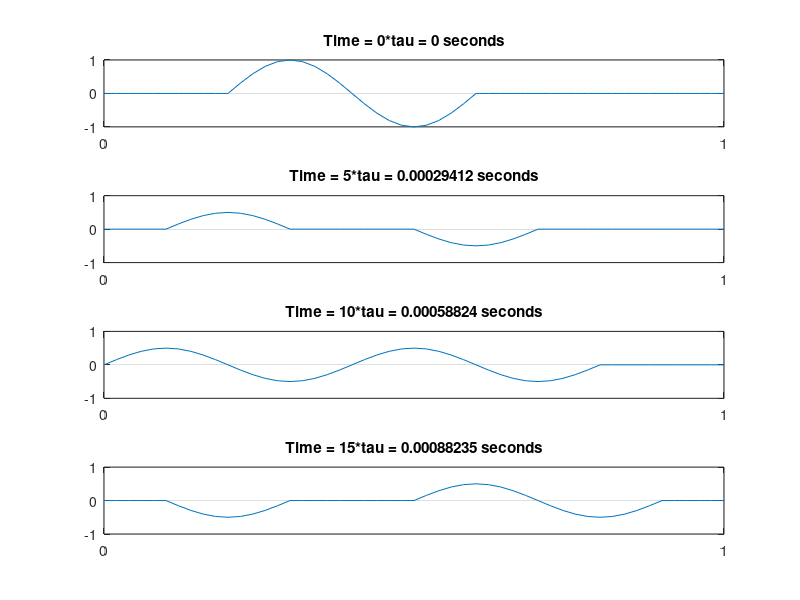
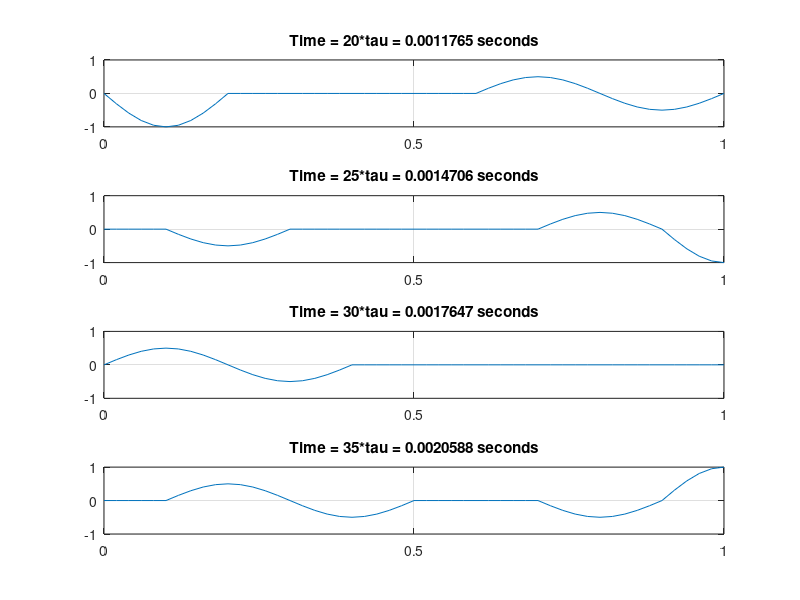
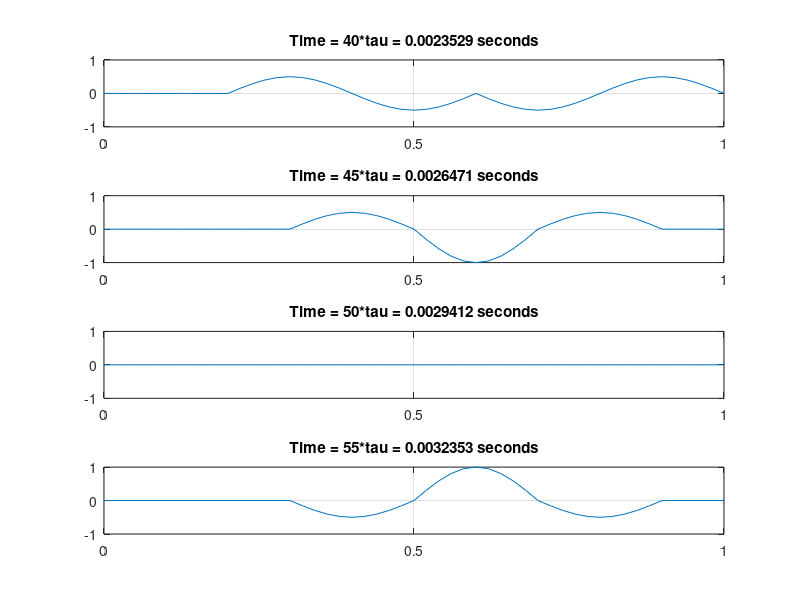
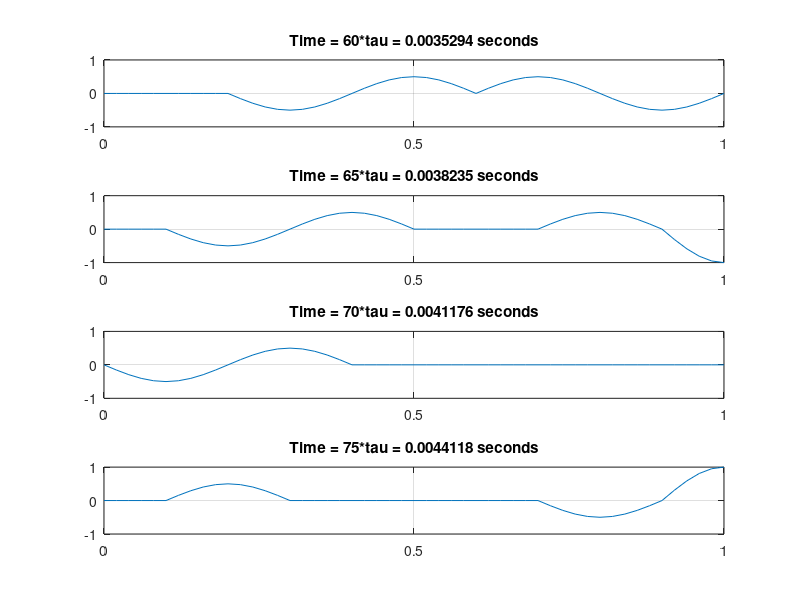

Reproduce these figures in MATLAB, in order.
%                       ***** PROGRAM 2.8 *****                            

% LEAPFROG METHOD IS USED TO STUDY THE PROPAGATION OF A SINUSOIDAL WAVELET
% IN A TUBE WITH LEFT END CLOSED AND RIGHT END OPEN TO THE ATMOSPHERE
% Reference: Computational Fluid Mechanics by Example (Biringen and Chow; Wiley 2011)

clc;
clf;
clear all;
format short e;

M = 51;
JMAX = 116;


F = zeros(M,1);
G = zeros(M,1);
U = zeros(M,JMAX);



% ***** ASSIGN INPUT DATA *****

A = 340.;
H = 0.02;
NT = 5;
TAU = H / A;


% ***** DEFINE FUNCTIONS F AND G *****

for I=1:M
    F(I) = 0.0;
    G(I) = 0.0;
    if (I >= 11 && I <= 31)
        F(I) = sin( 5.*pi*((I-1)*H-0.2) );
    end
end


% ***** ASSIGN INITIAL CONDITION TO U *****

for I=1:M
    U(I,1) = F(I);
end


% ***** ASSIGN BOUNDARY CONDITION AT THE CLOSED LEFT END *****

for J=2:JMAX
    U(1,J) = 0.0;
end


% ***** COMPUTE SOLUTION AT J=2 USING STARTING FORMULAE (2.12.18) AND 
% (2.13.9) *****

for I=2:M-1
    U(I,2) = (F(I-1)+F(I+1))/2.0 + TAU*G(I);
end
U(M,2) = F(M-1) + TAU*G(M);


% ***** THEN COMPUTE SOLUTION AT SUBSEQUENT TIME STEPS USING (2.12.13) AND
% (2.12.13). DERIVATIVE BOUNDARY CONDITION IS INCORPORATED IN THE LATTER 
% FORMULA *****

for J=2:JMAX-1
    for I=2:M-1
        U(I,J+1) = U(I-1,J) + U(I+1,J) - U(I,J-1);
    end
    U(M,J+1) = 2.0*U(M-1,J) - U(M,J-1);
end

for J=1:JMAX
    for I=1:M
        if (abs(U(I,J))<1e-10)
            U(I,J) = 0.0;
        end
    end
end


% ***** COMPUTE COORDINATES FOR GRID POINTS AND PLOT SOLUTION *****

X(1) = 0.0;
for I=2:M
    X(I) = X(I-1) + H;
end
%zsz=zeros(size(X));
NN=1
figure
for J=1:5:16
        subplot(4,1,NN)
        plot(X,U(:,J));
        %plot(X,zsz,'k')
        NN=NN+1
     
    axis([0,1,-1,1])
    
    
    set(gca,'YTick',[-1 0 1])
    set(gca,'XTick',[0  1])
    grid on
    title([['Time = ' int2str(J-1)] '*tau = ' num2str((J-1)*TAU) ' seconds'])
end
figure;
    NNN=1
    for J=21:5:36
        
        subplot(4,1,NNN)
        plot(X,U(:,J))
        NNN=NNN+1
        set(gca,'YTick',[-1 0 1])
    set(gca,'XTick',[0 0.5 1])
    grid on;
        axis([0,1,-1,1])
    %xlabel('X')
    %ylabel('Magnitude')
    %title([['Time = ' num2str((J-1)*TAU)] ' seconds'])
    title([['Time = ' int2str(J-1)] '*tau = ' num2str((J-1)*TAU) ' seconds'])
    
    
end
figure;
    NNN=1
    for J=41:5:56
        
        subplot(4,1,NNN)
        plot(X,U(:,J))
        NNN=NNN+1
        set(gca,'YTick',[-1 0 1])
    set(gca,'XTick',[0 0.5 1])
    grid on
        axis([0,1,-1,1])
    %xlabel('X')
    %ylabel('Magnitude')
    %title([['Time = ' num2str((J-1)*TAU)] ' seconds'])
    title([['Time = ' int2str(J-1)] '*tau = ' num2str((J-1)*TAU) ' seconds'])
    
    
    end
figure;
    NNN=1
    for J=61:5:76
        
        subplot(4,1,NNN)
        plot(X,U(:,J))
        set(gca,'YTick',[-1 0 1])
    set(gca,'XTick',[0 0.5 1])
    grid on;
        NNN=NNN+1
        axis([0,1,-1,1])
    %xlabel('X')
    %ylabel('Magnitude')
    %title([['Time = ' num2str((J-1)*TAU)] ' seconds'])
    title([['Time = ' int2str(J-1)] '*tau = ' num2str((J-1)*TAU) ' seconds'])
   
    
end
figure;
    NNN=1
    for J=81:5:96
       
        subplot(4,1,NNN)
        plot(X,U(:,J))
        NNN=NNN+1
        set(gca,'YTick',[-1 0 1])
    set(gca,'XTick',[0 0.5 1])
    grid on;
        axis([0,1,-1,1])
    %xlabel('X')
    %ylabel('Magnitude')
    %title([['Time = ' num2str((J-1)*TAU)] ' seconds'])
    title([['Time = ' int2str(J-1)] '*tau = ' num2str((J-1)*TAU) ' seconds'])
    
    
    end
figure;
    NNN=1
    for J=101:5:116
        
        subplot(4,1,NNN)
        plot(X,U(:,J))
        NNN=NNN+1
        set(gca,'YTick',[-1 0 1])
    set(gca,'XTick',[0 0.5 1])
    grid on;
        axis([0,1,-1,1])
    %xlabel('X')
    %ylabel('Magnitude')
    %title([['Time = ' num2str((J-1)*TAU)] ' seconds'])
    title([['Time = ' int2str(J-1)] '*tau = ' num2str((J-1)*TAU) ' seconds'])
    
    
end
